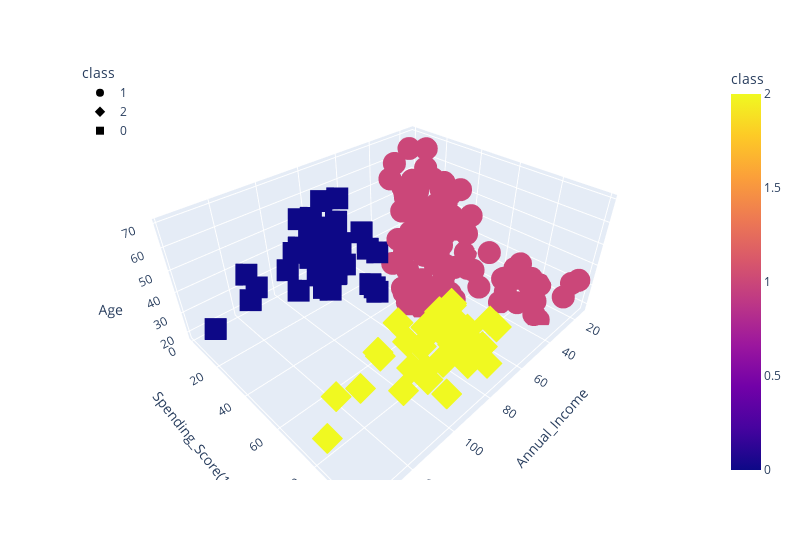

This figure's notebook cell:
### Code cell
fig = px.scatter_3d(
    df_shopping,
x="Annual_Income",
    y="Spending_Score(1-100)",
    z="Age",
color="class",
    symbol="class",
    width=800,
)
fig.update_layout(legend=dict(x=0, y=1))
fig.show()

### Figure 1 — Plotly figure (JSON) as saved in the notebook; plotly's stock layout.template omitted (floating-point values rounded to 4 significant figures)
{"data": [{"hovertemplate": "class=%{marker.color}<br>Annual_Income=%{x}<br>Spending_Score(1-100)=%{y}<br>Age=%{z}<extra></extra>", "legendgroup": "1", "marker": {"color": [1, 1, 1, 1, 1, 1, 1, 1, 1, 1, 1, 1, 1, 1, 1, 1, 1, 1, 1, 1, 1, 1, 1, 1, 1, 1, 1, 1, 1, 1, 1, 1, 1, 1, 1, 1, 1, 1, 1, 1, 1, 1, 1, 1, 1, 1, 1, 1, 1, 1, 1, 1, 1, 1, 1, 1, 1, 1, 1, 1, 1, 1, 1, 1, 1, 1, 1, 1, 1, 1, 1, 1, 1, 1, 1, 1, 1, 1, 1, 1, 1, 1, 1, 1, 1, 1, 1, 1, 1, 1, 1, 1, 1, 1, 1, 1, 1, 1, 1, 1, 1, 1, 1, 1, 1, 1, 1, 1, 1, 1, 1, 1, 1, 1, 1, 1, 1, 1, 1, 1, 1, 1, 1], "coloraxis": "coloraxis", "symbol": "circle"}, "mode": "markers", "name": "1", "scene": "scene", "showlegend": true, "type": "scatter3d", "x": [15, 15, 16, 16, 17, 17, 18, 18, 19, 19, 19, 19, 20, 20, 20, 20, 21, 21, 23, 23, 24, 24, 25, 25, 28, 28, 28, 28, 29, 29, 30, 30, 33, 33, 33, 33, 34, 34, 37, 37, 38, 38, 39, 39, 39, 39, 40, 40, 40, 40, 42, 42, 43, 43, 43, 43, 44, 44, 46, 46, 46, 46, 47, 47, 48, 48, 48, 48, 48, 48, 49, 49, 50, 50, 54, 54, 54, 54, 54, 54, 54, 54, 54, 54, 54, 54, 57, 57, 58, 58, 59, 59, 60, 60, 60, 60, 60, 60, 61, 61, 62, 62, 62, 62, 62, 62, 63, 63, 63, 63, 63, 63, 64, 64, 65, 65, 65, 65, 67, 67, 67, 67, 69], "y": [39, 81, 6, 77, 40, 76, 6, 94, 3, 72, 14, 99, 15, 77, 13, 79, 35, 66, 29, 98, 35, 73, 5, 73, 14, 82, 32, 61, 31, 87, 4, 73, 4, 92, 14, 81, 17, 73, 26, 75, 35, 92, 36, 61, 28, 65, 55, 47, 42, 42, 52, 60, 54, 60, 45, 41, 50, 46, 51, 46, 56, 55, 52, 59, 51, 59, 50, 48, 59, 47, 55, 42, 49, 56, 47, 54, 53, 48, 52, 42, 51, 55, 41, 44, 57, 46, 58, 55, 60, 46, 55, 41, 49, 40, 42, 52, 47, 50, 42, 49, 41, 48, 59, 55, 56, 42, 50, 46, 43, 48, 52, 54, 42, 46, 48, 50, 43, 59, 43, 57, 56, 40, 58], "z": [19, 21, 20, 23, 31, 22, 35, 23, 64, 30, 67, 35, 58, 24, 37, 22, 35, 20, 52, 35, 35, 25, 46, 31, 54, 29, 45, 35, 40, 23, 60, 21, 53, 18, 49, 21, 42, 30, 36, 20, 65, 24, 48, 31, 49, 24, 50, 27, 29, 31, 49, 33, 31, 59, 50, 47, 51, 69, 27, 53, 70, 19, 67, 54, 63, 18, 43, 68, 19, 32, 70, 47, 60, 60, 59, 26, 45, 40, 23, 49, 57, 38, 67, 46, 21, 48, 55, 22, 34, 50, 68, 18, 48, 40, 32, 24, 47, 27, 48, 20, 23, 49, 67, 26, 49, 21, 66, 54, 68, 66, 65, 19, 38, 19, 18, 19, 63, 49, 51, 50, 27, 38, 40]}, {"hovertemplate": "class=%{marker.color}<br>Annual_Income=%{x}<br>Spending_Score(1-100)=%{y}<br>Age=%{z}<extra></extra>", "legendgroup": "2", "marker": {"color": [2, 2, 2, 2, 2, 2, 2, 2, 2, 2, 2, 2, 2, 2, 2, 2, 2, 2, 2, 2, 2, 2, 2, 2, 2, 2, 2, 2, 2, 2, 2, 2, 2, 2, 2, 2, 2, 2, 2], "coloraxis": "coloraxis", "symbol": "diamond"}, "mode": "markers", "name": "2", "scene": "scene", "showlegend": true, "type": "scatter3d", "x": [69, 70, 71, 71, 71, 72, 73, 73, 74, 75, 76, 77, 77, 78, 78, 78, 78, 78, 78, 79, 81, 85, 86, 87, 87, 87, 88, 88, 93, 97, 98, 99, 101, 103, 103, 113, 120, 126, 137], "y": [91, 77, 95, 75, 75, 71, 88, 73, 72, 93, 87, 97, 74, 90, 88, 76, 89, 78, 73, 83, 93, 75, 95, 63, 75, 92, 86, 69, 90, 86, 88, 97, 68, 85, 69, 91, 79, 74, 83], "z": [39, 31, 40, 38, 39, 31, 29, 32, 35, 32, 32, 28, 32, 34, 39, 38, 27, 30, 30, 29, 31, 36, 33, 32, 28, 36, 30, 27, 35, 32, 29, 30, 28, 36, 32, 38, 35, 32, 30]}, {"hovertemplate": "class=%{marker.color}<br>Annual_Income=%{x}<br>Spending_Score(1-100)=%{y}<br>Age=%{z}<extra></extra>", "legendgroup": "0", "marker": {"color": [0, 0, 0, 0, 0, 0, 0, 0, 0, 0, 0, 0, 0, 0, 0, 0, 0, 0, 0, 0, 0, 0, 0, 0, 0, 0, 0, 0, 0, 0, 0, 0, 0, 0, 0, 0, 0, 0], "coloraxis": "coloraxis", "symbol": "square"}, "mode": "markers", "name": "0", "scene": "scene", "showlegend": true, "type": "scatter3d", "x": [70, 71, 71, 71, 72, 73, 73, 74, 75, 76, 77, 77, 78, 78, 78, 78, 78, 78, 79, 81, 85, 86, 87, 87, 87, 88, 88, 93, 97, 98, 99, 101, 103, 103, 113, 120, 126, 137], "y": [29, 35, 11, 9, 34, 5, 7, 10, 5, 40, 12, 36, 22, 17, 20, 16, 1, 1, 35, 5, 26, 20, 27, 13, 10, 13, 15, 14, 32, 15, 39, 24, 17, 23, 8, 16, 28, 18], "z": [23, 43, 59, 47, 25, 20, 44, 19, 57, 28, 25, 48, 34, 43, 44, 47, 37, 34, 56, 19, 50, 42, 36, 40, 36, 52, 58, 59, 37, 46, 41, 54, 41, 34, 33, 47, 45, 32]}], "layout": {"coloraxis": {"colorbar": {"title": {"text": "class"}}, "colorscale": [[0, "#0d0887"], [0.1111, "#46039f"], [0.2222, "#7201a8"], [0.3333, "#9c179e"], [0.4444, "#bd3786"], [0.5556, "#d8576b"], [0.6667, "#ed7953"], [0.7778, "#fb9f3a"], [0.8889, "#fdca26"], [1, "#f0f921"]]}, "legend": {"title": {"text": "class"}, "tracegroupgap": 0, "x": 0, "y": 1}, "margin": {"t": 60}, "scene": {"domain": {"x": [0, 1], "y": [0, 1]}, "xaxis": {"title": {"text": "Annual_Income"}}, "yaxis": {"title": {"text": "Spending_Score(1-100)"}}, "zaxis": {"title": {"text": "Age"}}}, "width": 800}}
